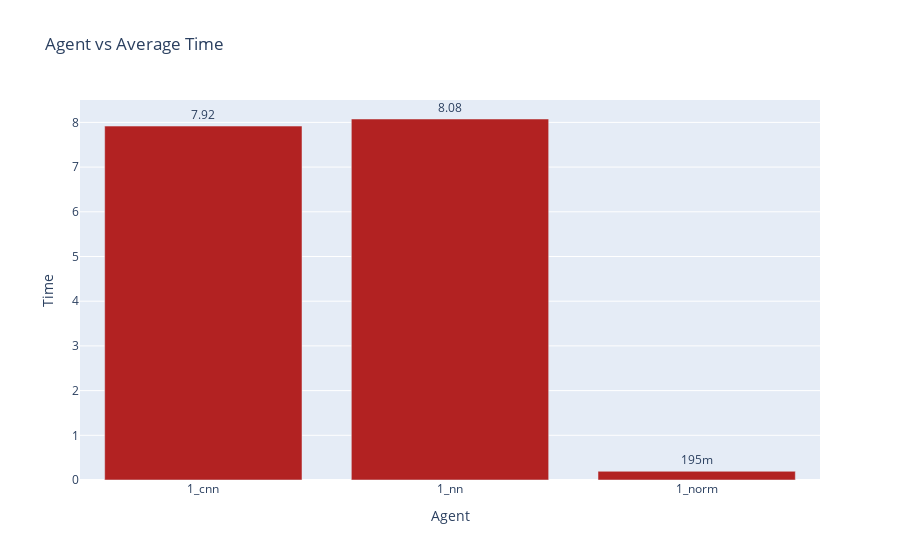

Here is the notebook cell this chart was saved with:
### Code cell
avg_results_df = avg_results_df.convert_dtypes()
bar_chart = px.bar(avg_results_df, x="Agent", y="Time", title="Agent vs Average Time", text='Time')
bar_chart.update_traces(marker_color='firebrick')
bar_chart.update_traces(texttemplate='%{text:.3s}', textposition='outside')
bar_chart.update_layout(uniformtext_minsize=8, uniformtext_mode='hide')
bar_chart.show()
plotly.io.write_image(bar_chart, file="./images/bar_chart_time_agent1.png", scale=5)

### Figure 1 — Plotly figure (JSON) as saved in the notebook; plotly's stock layout.template omitted (floating-point values rounded to 4 significant figures)
{"data": [{"alignmentgroup": "True", "hovertemplate": "Agent=%{x}<br>Time=%{text}<extra></extra>", "legendgroup": "", "marker": {"color": "firebrick", "pattern": {"shape": ""}}, "name": "", "offsetgroup": "", "orientation": "v", "showlegend": false, "text": [7.917, 8.076, 0.1949], "textposition": "outside", "texttemplate": "%{text:.3s}", "type": "bar", "x": ["1_cnn", "1_nn", "1_norm"], "xaxis": "x", "y": [7.917, 8.076, 0.1949], "yaxis": "y"}], "layout": {"barmode": "relative", "legend": {"tracegroupgap": 0}, "title": {"text": "Agent vs Average Time"}, "uniformtext": {"minsize": 8, "mode": "hide"}, "xaxis": {"anchor": "y", "domain": [0, 1], "title": {"text": "Agent"}}, "yaxis": {"anchor": "x", "domain": [0, 1], "title": {"text": "Time"}}}}
